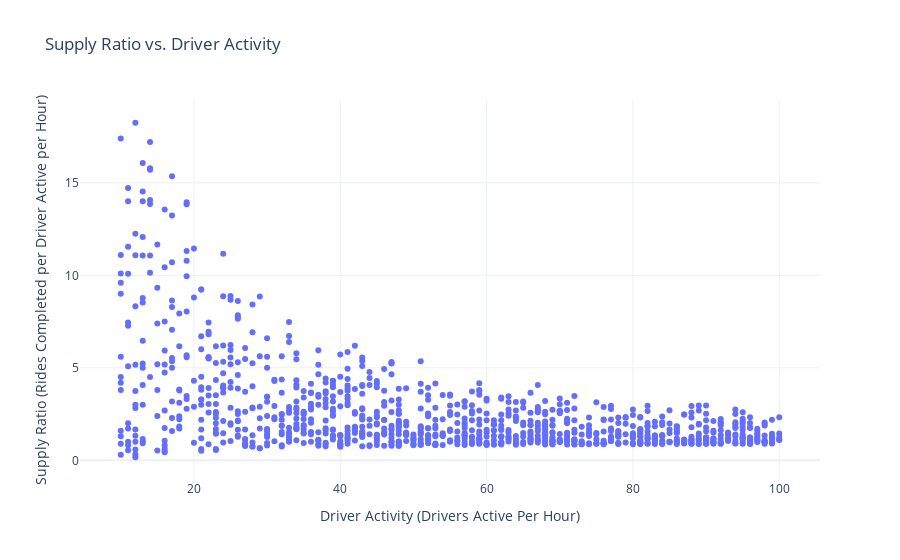

Notebook source saved alongside this figure:
### Code cell
fig = gp.Figure()
fig.add_trace(gp.Scatter(x=data['Drivers Active Per Hour'],
                         y=data['supply ratio'], mode='markers'))
fig.update_layout(
    title='Supply Ratio vs. Driver Activity',
    xaxis_title='Driver Activity (Drivers Active Per Hour)',
    yaxis_title='Supply Ratio (Rides Completed per Driver Active per Hour)'
)
fig.show()

### Figure 1 — Plotly figure (JSON) as saved in the notebook; plotly's stock layout.template omitted (floating-point values rounded to 4 significant figures; data arrays with more than 128 entries replaced by an {"elided": "..."} marker saying what was removed)
{"data": [{"mode": "markers", "type": "scatter", "x": {"elided": "1045 int values"}, "y": {"elided": "1045 float values"}}], "layout": {"title": {"text": "Supply Ratio vs. Driver Activity"}, "xaxis": {"title": {"text": "Driver Activity (Drivers Active Per Hour)"}}, "yaxis": {"title": {"text": "Supply Ratio (Rides Completed per Driver Active per Hour)"}}}}
